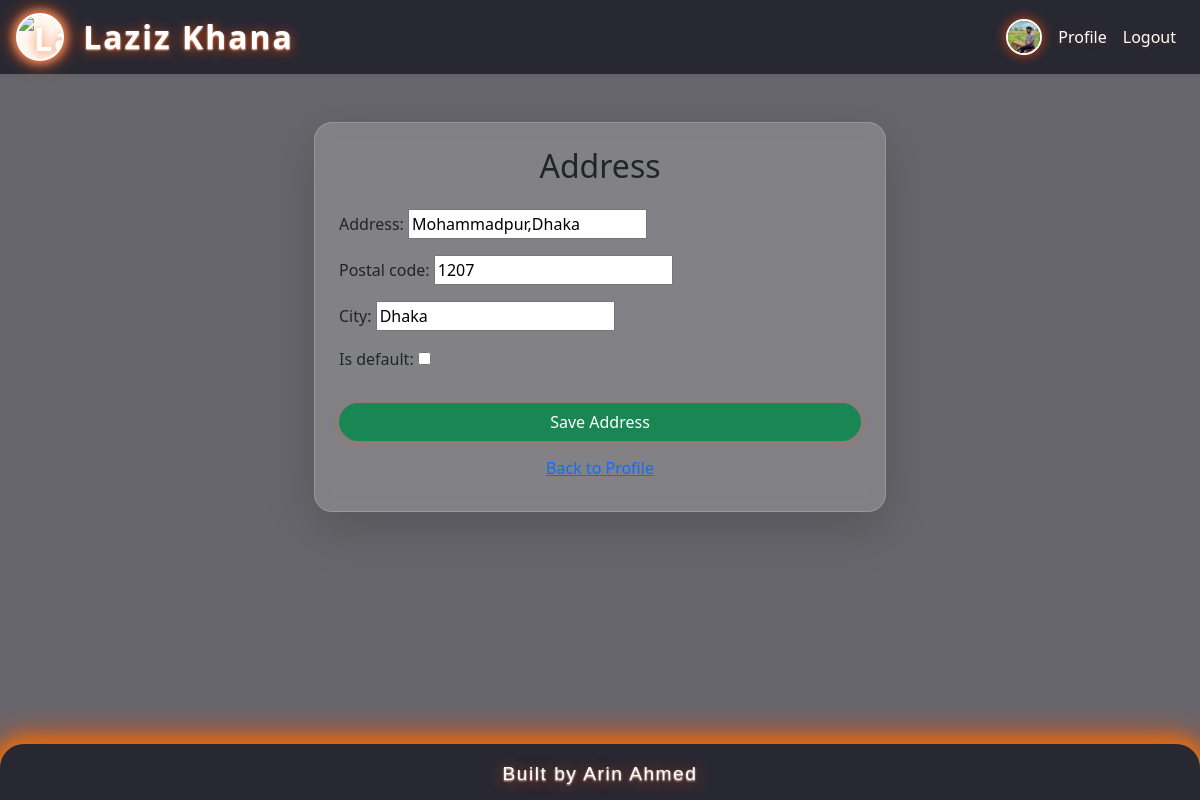
/accounts/address/3/edit/ (signed in), run on the app's committed database.
### users/models.py (models this page shows, shortened)
class User(AbstractUser):
    email = models.EmailField(unique=True)
    phone = models.CharField(max_length=20, unique=True)
    profile_picture = models.ImageField(upload_to='profile_pics/', blank=True, null=True)
    REQUIRED_FIELDS = ['email', 'phone']

class Address(models.Model):
    user = models.ForeignKey('User', on_delete=models.CASCADE, related_name='addresses')
    address = models.CharField(max_length=255, default='')
    postal_code = models.CharField(max_length=20, blank=True, default='')
    city = models.CharField(max_length=100, default='Dhaka')
    is_default = models.BooleanField()

### users/views.py (the view)
# urls.py: path('address/<int:pk>/edit/', views.edit_address_view, name='edit_address'),
@login_required
def edit_address_view(request, pk):
    address = Address.objects.get(pk=pk, user=request.user)
    if request.method == 'POST':
        form = AddressForm(request.POST, instance=address)
        if form.is_valid():
            form.save()
            messages.success(request, 'Address updated!')
            return redirect('profile')
    else:
        form = AddressForm(instance=address)
    return render(request, 'users/address_form.html', {'form': form})

### users/forms.py
class AddressForm(forms.ModelForm):
    class Meta:
        model = Address
        fields = ['address', 'postal_code', 'city', 'is_default']

### users/templates/users/address_form.html (shortened to what this page needs)
{% extends 'base.html' %}
{% block content %}
<div class="container mt-5">
  <div class="row justify-content-center">
    <div class="col-md-6">
      <div class="card shadow-lg p-4 animate__animated animate__fadeIn">
        <h2 class="mb-4 text-center">Address</h2>
        <form method="post">
          {{ form.as_p }}
          <button type="submit" class="btn btn-success w-100 mt-3">Save Address</button>
        </form>
        <a href="{% url 'profile' %}" class="btn btn-link mt-2">Back to Profile</a>
      </div>
    </div>
  </div>
</div>
{% endblock %}

### users/templates/base.html (shortened to what this page needs)
{% load static %}
<!DOCTYPE html>
<html lang="en">
<head>
    <link href="https://cdn.jsdelivr.net/npm/bootstrap@5.3.2/dist/css/bootstrap.min.css" rel="stylesheet">
    <link rel="stylesheet" href="https://cdnjs.cloudflare.com/ajax/libs/animate.css/4.1.1/animate.min.css"/>
</head>
<body>
<div class="bg-overlay"></div>
<nav class="navbar navbar-expand-lg navbar-dark shadow-sm">
  <div class="container">
    <a class="navbar-brand d-flex align-items-center" href="/">
      <img src="{% static 'img/laziz_khana_logo.png' %}" alt="Laziz Khana Logo" class="logo-icon me-2 animate__animated animate__pulse animate__infinite">
      Laziz Khana
    </a>
    <div class="collapse navbar-collapse" id="navbarNav">
      <ul class="navbar-nav ms-auto">
        {% if user.is_authenticated %}
        <li class="nav-item d-flex align-items-center">
          {% if user.profile_picture %}
            <img src="{{ user.profile_picture.url }}" alt="Profile" class="rounded-circle me-2" style="width:36px;height:36px;object-fit:cover;border:2px solid #fff;box-shadow:0 0 12px #ff4e00cc;">
          {% else %}
            <span class="me-2" style="font-size:1.7rem;line-height:1;vertical-align:middle;">👤</span>
          {% endif %}
          <a class="nav-link" href="{% url 'profile' %}">Profile</a>
        </li>
        <li class="nav-item"><a class="nav-link" href="{% url 'logout' %}">Logout</a></li>
        {% else %}
        <li class="nav-item"><a class="nav-link" href="{% url 'login' %}">Login</a></li>
        <li class="nav-item"><a class="nav-link" href="{% url 'register' %}">Register</a></li>
        {% endif %}
      </ul>
    </div>
  </div>
</nav>
<div class="container-fluid p-0">
  <div class="main-content-responsive">
    {% block content %}{% endblock %}
  </div>
</div>
<footer class="footer">
  Built by Arin Ahmed
</footer>
</body>
</html>

### data on the page
User: profile_picture (picture)
Address: address "Mohammadpur,Dhaka", postal_code "1207", city "Dhaka"
